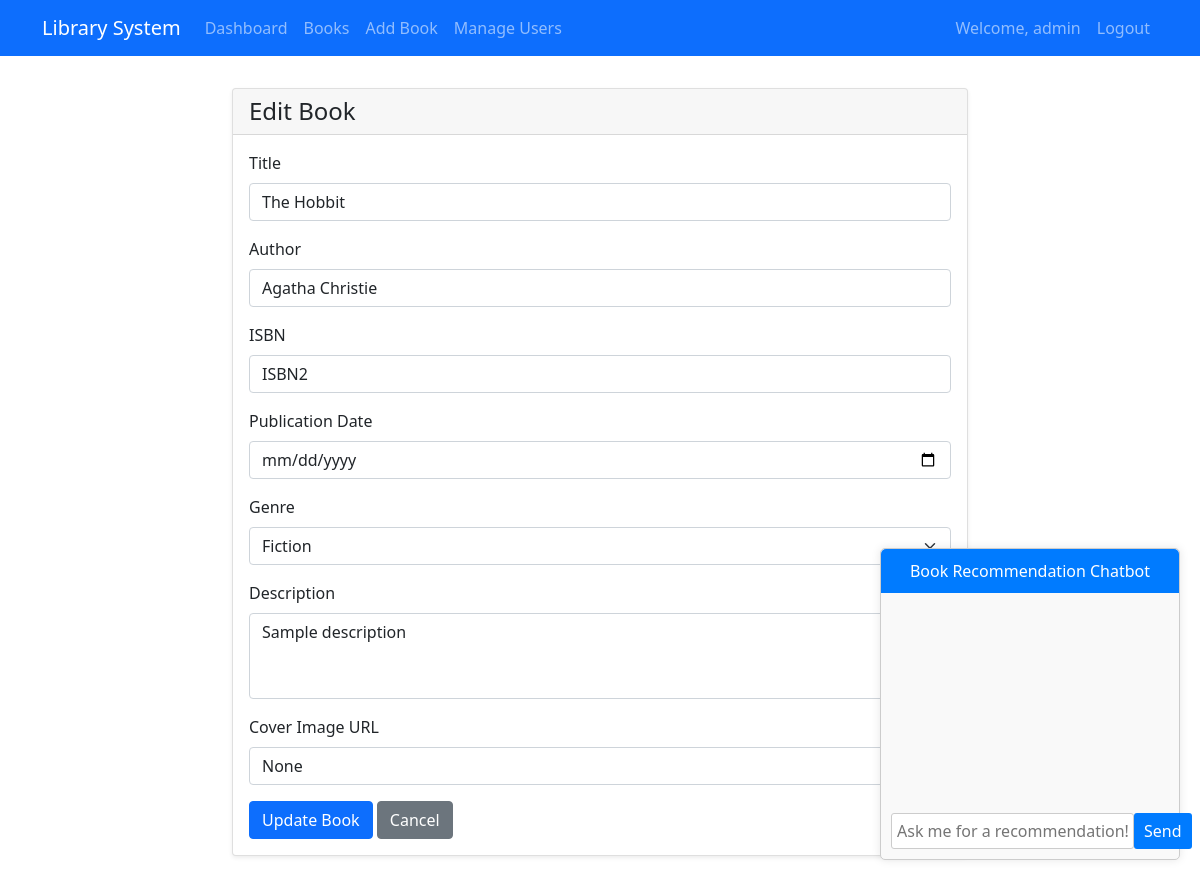
Screenshot of /books/book/2/edit (signed in) with the database file from the repository.
### app/models.py (models this page shows, shortened)
class User(UserMixin, db.Model):
    id = db.Column(db.Integer, primary_key=True)
    username = db.Column(db.String(64), unique=True, nullable=False)
    email = db.Column(db.String(120), unique=True, nullable=False)
    password_hash = db.Column(db.String(128))
    role = db.Column(db.String(20), default='user')  # 'admin', 'librarian', 'user'
    created_at = db.Column(db.DateTime, default=datetime.utcnow)
    oauth_provider = db.Column(db.String(20))
    oauth_id = db.Column(db.String(100))
    borrow_records = db.relationship('BorrowRecord', backref='user', lazy='dynamic')
    def has_role(self, role):
        return self.role == role

class Book(db.Model):
    id = db.Column(db.Integer, primary_key=True)
    title = db.Column(db.String(200), nullable=False)
    author = db.Column(db.String(100), nullable=False)
    isbn = db.Column(db.String(13), unique=True)
    publication_date = db.Column(db.Date)
    genre = db.Column(db.String(50))
    description = db.Column(db.Text)
    cover_image = db.Column(db.String(200))
    status = db.Column(db.String(20), default='available')  # 'available', 'borrowed'
    created_at = db.Column(db.DateTime, default=datetime.utcnow)
    updated_at = db.Column(db.DateTime, default=datetime.utcnow, onupdate=datetime.utcnow)
    borrow_records = db.relationship('BorrowRecord', backref='book', lazy='dynamic')

### app/books/routes.py (the view, shortened to what this page needs)
@books_bp.route('/book/<int:id>/edit', methods=['GET', 'POST'])
@librarian_required
def edit_book(id):
    book = Book.query.get_or_404(id)
    return render_template('books/book_form.html', book=book)

### app/__init__.py (called while the page is built)
def create_app(config_class=Config):
    app = Flask(__name__)
    app.config.from_object(config_class)
    db.init_app(app)
    migrate.init_app(app, db)
    login.init_app(app)
    from app.models import User
    @login.user_loader
    def load_user(user_id):
        return User.query.get(int(user_id))
    from app.auth.routes import auth_bp
    from app.books.routes import books_bp
    from app.routes import main_bp
    app.register_blueprint(main_bp)
    app.register_blueprint(auth_bp)
    app.register_blueprint(books_bp, url_prefix='/books')
    @app.route('/')
    def index():
        return redirect(url_for('books.dashboard'))
    return app

### app/books/routes.py (called while the page is built)
def librarian_required(f):
    @wraps(f)
    def decorated_function(*args, **kwargs):
        if not current_user.is_authenticated or current_user.role not in ['admin', 'librarian']:
            flash('Access denied.')
            return redirect(url_for('main.index'))
        return f(*args, **kwargs)
    return decorated_function

### app/templates/books/book_form.html (shortened to what this page needs)
{% extends "base.html" %}
{% block content %}
<div class="row justify-content-center">
    <div class="col-md-8">
        <div class="card">
            <div class="card-header">
                <h4 class="mb-0">{{ 'Edit' if book else 'Add' }} Book</h4>
            </div>
            <div class="card-body">
                <form method="POST" enctype="multipart/form-data">
                    <div class="mb-3">
                        <label for="title" class="form-label">Title</label>
                        <input type="text" class="form-control" id="title" name="title"
                               value="{{ book.title if book else '' }}" required>
                    </div>
                    <div class="mb-3">
                        <label for="author" class="form-label">Author</label>
                        <input type="text" class="form-control" id="author" name="author"
                               value="{{ book.author if book else '' }}" required>
                    </div>
                    <div class="mb-3">
                        <label for="isbn" class="form-label">ISBN</label>
                        <input type="text" class="form-control" id="isbn" name="isbn"
                               value="{{ book.isbn if book else '' }}" required>
                    </div>
                    <div class="mb-3">
                        <label for="publication_date" class="form-label">Publication Date</label>
                        <input type="date" class="form-control" id="publication_date" name="publication_date"
                               value="{{ book.publication_date.strftime('%Y-%m-%d') if book.publication_date else '' }}" required>
                    </div>
                    <div class="mb-3">
                        <label for="genre" class="form-label">Genre</label>
                        <select class="form-select" id="genre" name="genre" required>
                            <option value="Fiction" {{ 'selected' if book and book.genre == 'Fiction' else '' }}>Fiction</option>
                        </select>
                    </div>
                    <div class="mb-3">
                        <label for="description" class="form-label">Description</label>
                        <textarea class="form-control" id="description" name="description" rows="3">{{ book.description if book else '' }}</textarea>
                    </div>
                    <div class="mb-3">
                        <label for="cover_image" class="form-label">Cover Image URL</label>
                        <input type="text" class="form-control" id="cover_image" name="cover_image"
                               value="{{ book.cover_image if book else '' }}">
                    </div>
                    <button type="submit" class="btn btn-primary">{{ 'Update' if book else 'Add' }} Book</button>
                    <a href="{{ url_for('books.book_list') }}" class="btn btn-secondary">Cancel</a>
                </form>
            </div>
        </div>
    </div>
</div>
{% endblock %}

### app/templates/base.html (shortened to what this page needs)
<!DOCTYPE html>
<html lang="en">
<head>
    <link href="https://cdn.jsdelivr.net/npm/bootstrap@5.1.3/dist/css/bootstrap.min.css" rel="stylesheet">
    <link href="{{ url_for('static', filename='css/style.css') }}" rel="stylesheet">
</head>
<body>
    <nav class="navbar navbar-expand-lg navbar-dark bg-primary">
        <div class="container">
            {% if current_user.is_authenticated %}
                <a class="navbar-brand" href="{{ url_for('main.index') }}">Library System</a>
            {% endif %}
            <div class="collapse navbar-collapse" id="navbarNav">
                <ul class="navbar-nav me-auto">
                    {% if current_user.is_authenticated %}
                        <li class="nav-item">
                            <a class="nav-link" href="{{ url_for('books.dashboard') }}">Dashboard</a>
                        </li>
                        <li class="nav-item">
                            <a class="nav-link" href="{{ url_for('books.book_list') }}">Books</a>
                        </li>
                        {% if current_user.role in ['admin', 'librarian'] %}
                        <li class="nav-item">
                            <a class="nav-link" href="{{ url_for('books.new_book') }}">Add Book</a>
                        </li>
                        {% endif %}
                        {% if current_user.is_authenticated and current_user.has_role('admin') %}
                        <li class="nav-item">
                            <a class="nav-link" href="{{ url_for('auth.admin_users') }}">Manage Users</a>
                        </li>
                        {% endif %}
                    {% endif %}
                </ul>
                <ul class="navbar-nav">
                    {% if current_user.is_authenticated %}
                        <li class="nav-item">
                            <a class="nav-link" href="{{ url_for('auth.change_password') }}">Welcome, {{ current_user.username }}</a>
                        </li>
                        <li class="nav-item">
                            <a class="nav-link" href="{{ url_for('auth.logout') }}">Logout</a>
                        </li>
                    {% else %}
                        <li class="nav-item">
                            <a class="nav-link" href="{{ url_for('auth.login') }}">Login</a>
                        </li>
                    {% endif %}
                </ul>
            </div>
        </div>
    </nav>
    <div class="container mt-4">
        {% block content %}{% endblock %}
    </div>
    <div id="chatbot-container">
        <div id="chatbot-header">
            <span>Book Recommendation Chatbot</span>
        </div>
        <div id="chatbot-body">
            <div id="chatbot-messages">
            </div>
            <div id="chatbot-input">
                <input type="text" id="chatbot-text" placeholder="Ask me for a recommendation!">
                <button id="chatbot-send">Send</button>
            </div>
        </div>
    </div>
</body>
</html>

### app/static/css/style.css (style rules this page uses)
.card { box-shadow: 0 0.125rem 0.25rem rgba(0, 0, 0, 0.075); margin-bottom: 1.5rem; }
.form-label { font-weight: 500; }
.navbar { margin-bottom: 2rem; }
#chatbot-container { position: fixed; bottom: 20px; right: 20px; width: 300px; border: 1px solid #ccc; border-radius: 5px; background-color: #f9f9f9; box-shadow: 0 0 10px rgba(0, 0, 0, 0.1); }
#chatbot-header { background-color: #007bff; color: white; padding: 10px; text-align: center; border-top-left-radius: 5px; border-top-right-radius: 5px; cursor: pointer; }
#chatbot-body { padding: 10px; }
#chatbot-messages { height: 200px; overflow-y: scroll; margin-bottom: 10px; }
#chatbot-input { display: flex; }
#chatbot-text { flex-grow: 1; padding: 5px; border: 1px solid #ccc; border-radius: 3px; }
#chatbot-send { padding: 5px 10px; background-color: #007bff; color: white; border: none; border-radius: 3px; cursor: pointer; }

### rows the page displays
User: username "admin"
Book: title "The Hobbit", author "Agatha Christie", isbn "ISBN2", description "Sample description", cover_image "None"

### other values shown
{{ 'Edit' if book else 'Add' }} "Edit"
{{ 'Update' if book else 'Add' }} "Update"
